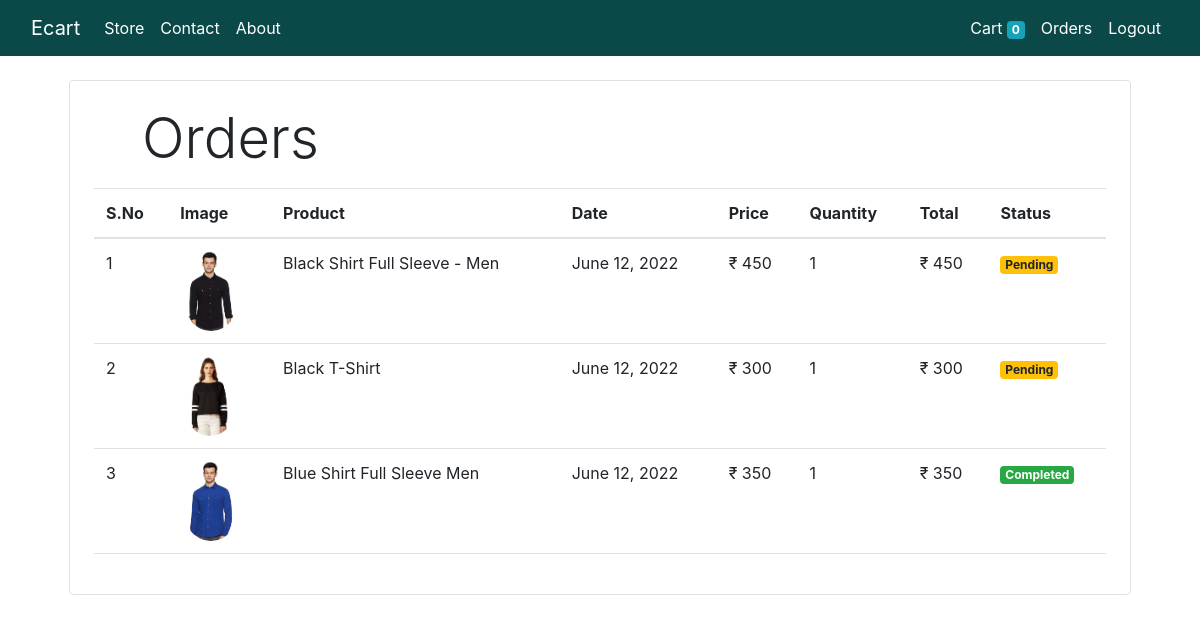
Screenshot of /orders (signed in) with the database file from the repository.
### store/models/orders.py (models this page shows, shortened)
class Order(models.Model):
    product = models.ForeignKey(Product, on_delete=models.CASCADE)
    customer = models.ForeignKey(Customer, on_delete=models.CASCADE)
    quantity = models.IntegerField(default=1)
    price = models.IntegerField()
    address = models.CharField(max_length=100, default='', blank=True)
    phone = models.CharField(max_length=12, default='', blank=True)
    date = models.DateField(default=datetime.datetime.today)
    status = models.BooleanField(default=False)
    @staticmethod
    def get_orders_by_customer(customer_id):
        return Order.objects.filter(customer=customer_id)

### store/models/product.py (models this page shows, shortened)
class Product(models.Model):
    name = models.CharField(max_length=50)
    price = models.IntegerField(default=0)
    category = models.ForeignKey(Category, on_delete=models.CASCADE, default=1)
    description = models.CharField(max_length=200, default='')
    image = models.ImageField(upload_to='uploads/products/')

### store/auth.py (the view)
    def middleware(request):
        print('Middle ware')
        response = get_response(request)
        uid = request.session.get('customer')
        if not uid:
            return redirect('login')
        return response

### store/auth.py (called while the page is built)
def auth_middleware(get_response):
    def middleware(request):
        print('Middle ware')
        response = get_response(request)
        uid = request.session.get('customer')
        if not uid:
            return redirect('login')
        return response
    return middleware

### store/templatetags/custom_filter.py (called while the page is built)
@register.filter(name='currency')
def currency(number):
    return "₹ " + str(number)

@register.filter(name='multiply')
def multiply(number, number1):
    return number * number1

### store/views/orders.py (called while the page is built)
    def get(self, request):
        customer = request.session.get('customer')
        orders = Order.get_orders_by_customer(customer)
        return render(request, 'orders.html', {'orders': orders})

### store/templates/orders.html
{% extends 'base.html' %}
{% block content %}
{% load cart %}
{% load custom_filter %}
<div class="container">
    <div class="border rounded p-4 m-4">
        <p class="display-4 pl-4 ml-4">Orders</p>
        <table class="table">
            <thead>
                <tr>
                    <th>S.No</th>
                    <th>Image</th>
                    <th>Product</th>
                    <th>Date</th>
                    <th>Price</th>
                    <th>Quantity</th>
                    <th>Total</th>
                    <th>Status</th>
                </tr>
            </thead>
            <tbody>
                {% for order in orders %}
                <tr>
                    <td>{{forloop.counter}}</td>
                    <td><img src="{{ order.product.image.url }}" class="rounded-circle" style="height: 80px;"></td>
                    <td>{{ order.product.name }}</td>
                    <td>{{ order.date }}</td>
                    <td>{{ order.price|currency }}</td>
                    <td>{{ order.quantity }}</td>
                    <td>{{ order.quantity|multiply:order.price|currency }}</td>
                    {% if order.status %}
                    <td><span class="badge badge-success">Completed</span></td>
                    {% else %}
                    <td><span class="badge badge-warning">Pending</span></td>
                    {% endif %}
                </tr>
                {% endfor %}
            </tbody>
        </table>
    </div>
</div>
{% endblock %}

### rows the page displays
Order: product.image (picture), product.name "Black Shirt Full Sleeve - Men", date "June 12, 2022", price "₹ 450", quantity "1", quantity|multiply "₹ 450", status "Pending"
Order: product.image (picture), product.name "Black T-Shirt", date "June 12, 2022", price "₹ 300", quantity "1", quantity|multiply "₹ 300", status "Pending"
Order: product.image (picture), product.name "Blue Shirt Full Sleeve Men", date "June 12, 2022", price "₹ 350", quantity "1", quantity|multiply "₹ 350", status "Completed"

### other values shown
{{ request.session.cart.keys|length }} "0"
